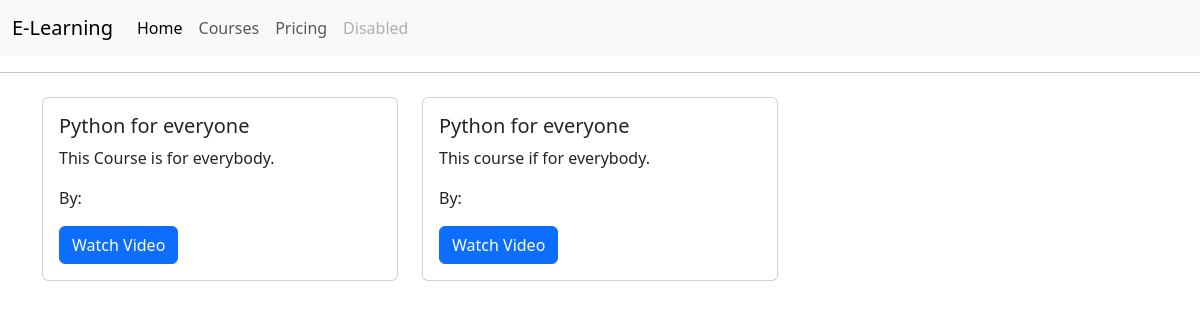
Page /courses/coursedetails/ on the earlier database version.
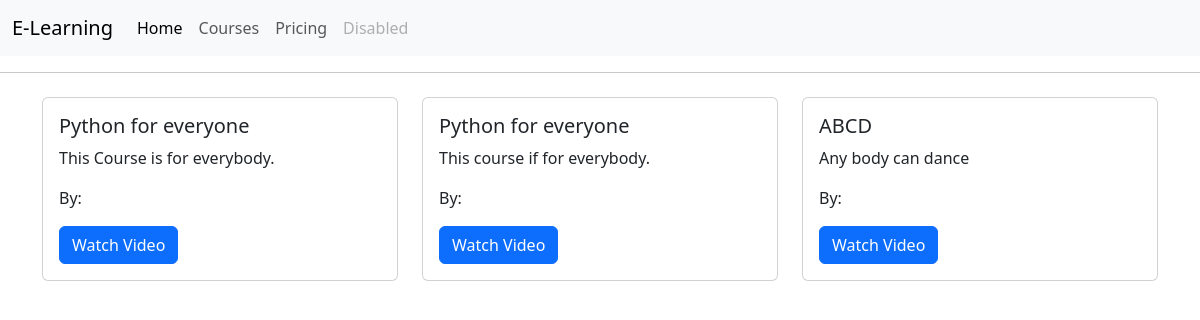
Same page on the later database version.
### courses/models.py (models this page shows)
class CourseDetails(models.Model):
    course_title = models.CharField(max_length = 100, null = False)
    course_authour = models.ForeignKey(
        PersonDetails,
        on_delete=models.CASCADE,
        limit_choices_to={'designation': 'Teacher'},
        related_name='courses'
        )
    course_description = models.TextField(null = False)
    course_price = models.FloatField(null = False)
    course_thumbnail = models.ImageField(upload_to = 'courses/thumbnails', blank=True,null = True)
    course_duration = models.IntegerField(null = False) # duration in hours
    course_created_at = models.DateTimeField(auto_now_add = True)
    course_updated_at = models.DateTimeField(auto_now = True)
    def __str__(self):
        return self.course_title + ' by ' +self.course_authour.username

### courses/views.py (the view)
# urls.py: path('coursedetails/',course_details,name = 'coursedetails'),
def course_details(request):
    allcourses = CourseDetails.objects.all()
    print(allcourses)
    return render(request,'courses/course_details.html',{'allcourses':allcourses})

### templates/courses/course_details.html (shortened to what this page needs)
{% extends "base.html" %}
{% block content %}
<div class="container mt-4">
  <div class="row">
    {% for course in allcourses %}
      <div class="col-md-4 mb-3">
        <div class="card h-100">
          <div class="card-body">
            <h5 class="card-title">{{ course.course_title }}</h5>
            <p class="card-text">{{ course.course_description|truncatewords:20 }}</p>
            <p>By: {{ course.author.username }}</p>
            <a href="{{ course.youtube_url }}" target="_blank" class="btn btn-primary">Watch Video</a>
          </div>
        </div>
      </div>
    {% empty %}
      <p>No courses available.</p>
    {% endfor %}
  </div>
</div>
{% endblock %}

Differences in the rows shown:
added CourseDetails: course_title "ABCD", course_description "Any body can dance"
